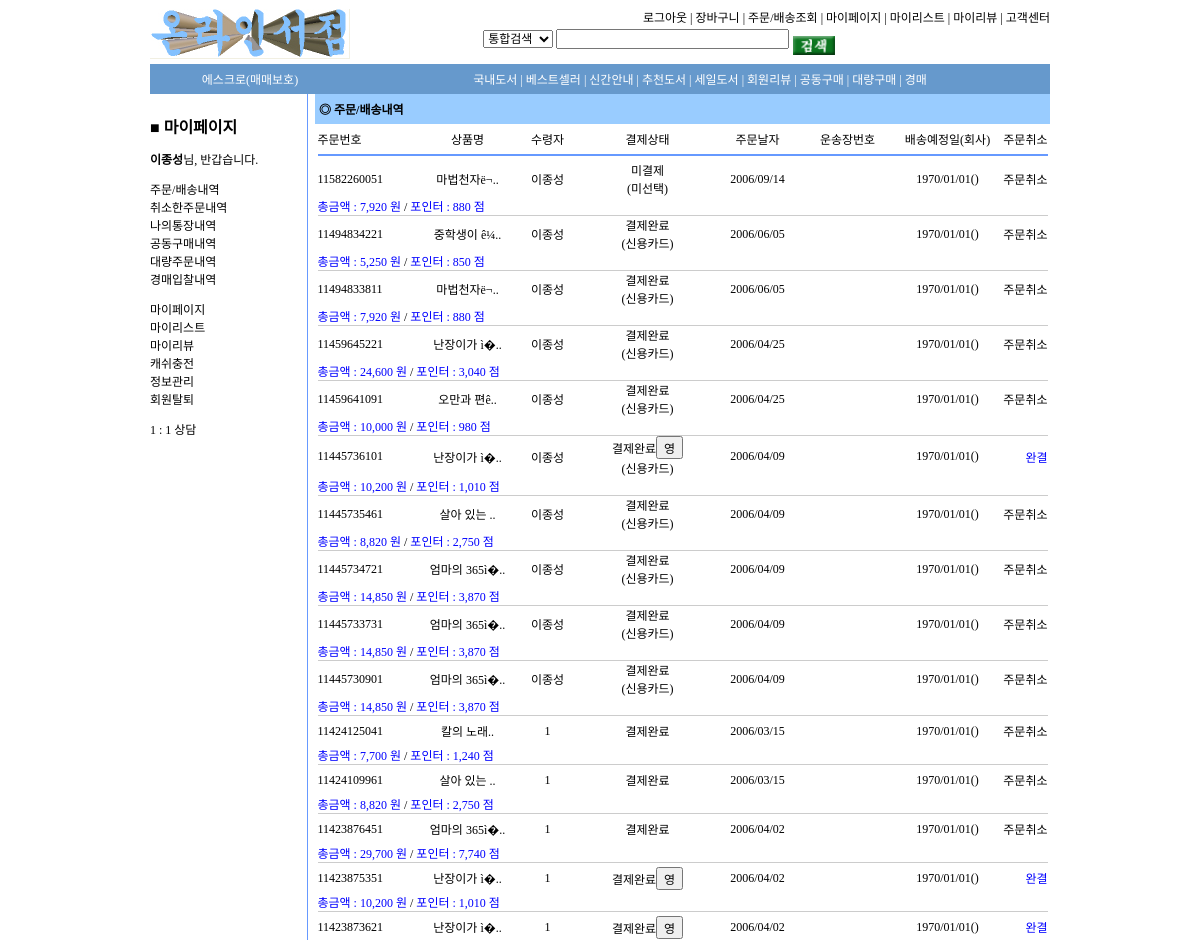
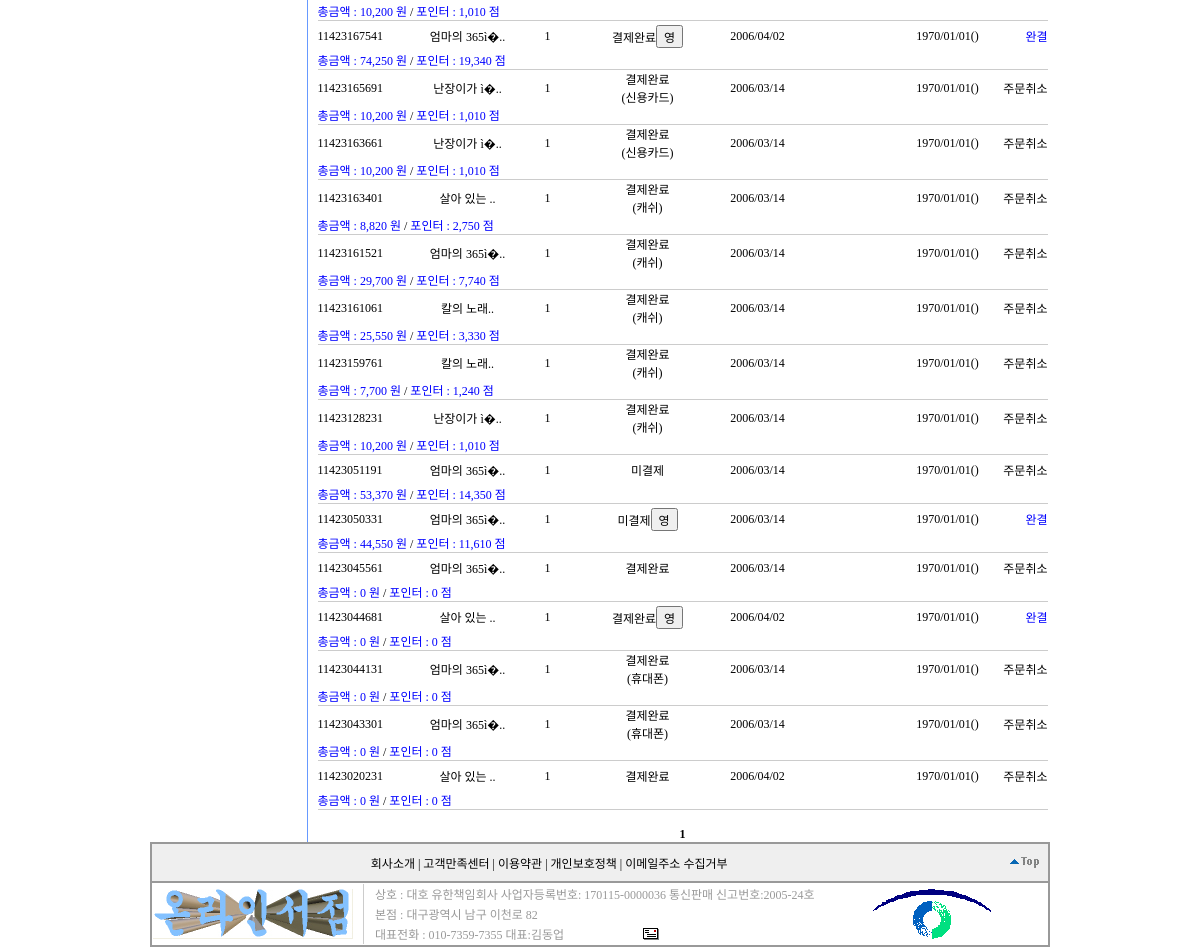
The app's page /MyPageOT.php (signed in) with its own data (2 pictures, top to bottom).
### tables this page shows
CREATE TABLE `myorder` (
  `id` int(11) NOT NULL auto_increment,
  `ordernum` varchar(20) NOT NULL default '',
  `orderer` varchar(20) NOT NULL default '',
  `ordername` varchar(50) NOT NULL default '',
  `allcash` int(11) NOT NULL default '0',
  `allpoint` int(11) NOT NULL default '0',
  `pwd` varchar(20) NOT NULL default '',
  `tel1` varchar(4) NOT NULL default '',
  `tel2` varchar(4) NOT NULL default '',
  `tel3` varchar(4) NOT NULL default '',
  `htel1` varchar(4) NOT NULL default '',
  `htel2` varchar(4) NOT NULL default '',
  `htel3` varchar(4) NOT NULL default '',
  `post1` varchar(10) NOT NULL default '',
  `post2` varchar(30) NOT NULL default '',
  `address` varchar(90) NOT NULL default '',
  `post_num` varchar(90) NOT NULL default '',
  `email` varchar(50) NOT NULL default '',
  `bname` varchar(12) NOT NULL default '',
  `btel1` varchar(4) NOT NULL default '',
  `btel2` varchar(4) NOT NULL default '',
  `btel3` varchar(4) NOT NULL default '',
  `bhtel1` varchar(4) NOT NULL default '',
  `bhtel2` varchar(4) NOT NULL default '',
  `bhtel3` varchar(4) NOT NULL default '',
  `bpost1` varchar(10) NOT NULL default '',
  `bpost2` varchar(30) NOT NULL default '',
  `baddress` varchar(90) NOT NULL default '',
  `bpost_num` varchar(90) NOT NULL default '',
  `bemail` varchar(50) NOT NULL default '',
  `content` varchar(100) default NULL,
  `completion` tinyint(4) NOT NULL default '0',
  `confirmation` tinyint(4) NOT NULL default '0',
  `orderday` int(11) NOT NULL default '0',
  PRIMARY KEY  (`id`),
  KEY `ordernum` (`ordernum`),
  KEY `orderer` (`orderer`),
  KEY `ordername` (`ordername`),
  KEY `confirmation` (`confirmation`),
  KEY `completion` (`completion`)
);

### config/config.php (called while the page is built, shortened)
<?php
$limit50          = 50;
?>

### MyPageOT.php (the view, shortened to what this page needs)
<?php
include "top.php";
include "MyPageLeft.php";
include "config/config.php";
if(!isset($_SESSION['my_member_id'])){$my_member_id ="";} else {$my_member_id = $_SESSION['my_member_id'];}
if(!isset($_REQUEST['fromnum'])){$fromnum =0;} else {$fromnum = $_REQUEST['fromnum'];}
if(!isset($_REQUEST['page'])){$page  =1;} else {$page  = $_REQUEST['page'];}
?>
<table align="center" border="0" cellspacing="0" cellpadding="1" width="735" bordercolordark="white" bordercolorlight="#0072D1">
    <tr>
        <td width="730" height="30" bgcolor="#99CCFF">
            <p>&nbsp;<b>◎ 주문/배송내역</p>
        </td>
    </tr>
</table>
<table align="center" border="0" cellpadding="0" cellspacing="0" width="730">
<tr>
<td width="100" height="30" align="left">주문번호</td>
<td width="100" height="30" align="center">상품명</td>
<td width="60" height="30" align="center">수령자</td>
<td width="140" height="30" align="center">결제상태</td>
<td width="80" height="30" align="center">주문날자</td>
<td width="100" height="30" align="center">운송장번호</td>
<td width="100" height="30" align="center">배송예정일(회사)</td>
<td width="50" height="30" align="right">주문취소</td>
</tr>
<tr><td colspan="8" height="2" bgcolor="#6699FF"></td></tr>
<tr><td colspan="8" height="5"></td></tr>
<?php
if($fromnum == 0 ) $fromnum = 0;
$queryorder=mysqli_query($link,"select * from myorder where confirmation!='0' && orderer!='' && orderer='$my_member_id' order by id desc limit $fromnum,$limit50");
$countall=mysqli_num_rows($queryorder);
$totalpage = ceil($countall / $limit50);
if($countall < 1){
echo "<tr><td colspan=7 height=5>".$my_name. "님의 주문상품이 없습니다.</td></tr>";
} else {
while($roworder=mysqli_fetch_array($queryorder))
{
$querybasket=mysqli_query($link,"select name from basket where ordernum='$roworder[ordernum]' order by id asc limit 1");
$rowbasket=mysqli_fetch_array($querybasket);
$querytrans=mysqli_query($link,"select * from transport where ordernum='$roworder[ordernum]'");
$rowtrans=mysqli_fetch_array($querytrans);
?>
<tr>
<td width="100" height="30"><?php echo $roworder['ordernum']; ?></td>
<td width="100" height="30" align="center">
<?php
$str=$rowbasket['name'];
$length=15;
$str = chop(substr($str, 0, $length));
preg_match('/^([\x00-\x7e]|.{2})*/', $str, $titleok);
echo $titleok[0]."..";
?>
</td>
<td width="60" height="30" align="center"><?php echo $roworder['bname']; ?></td>
<form>
<td width="140" height="30" align="center">
<?php
$ordcomfir=$roworder['confirmation'];
if($ordcomfir > 0 && $ordcomfir < 9){
	echo "결제완료";
}else{
	echo "미결제";
}
if($roworder['completion']=='1'){
?>
<input type="button" Value="영" onClick="window.open ('receipt.php?ordernum=<?php echo $roworder['ordernum']?>', 'new', 'toolbar=no,location=no,directories=no,status=no,menubar=no,scrollbars=auto, resizable=no,copyhistory=no,width=800, height=500')">
<?php
}
if($roworder['confirmation']=='1'){
	echo "<br>(신용카드)"; }
	else if($roworder['confirmation']=='2'){
	echo "<br>(계좌이체)"; }
	else if($roworder['confirmation']=='3'){
	echo "<br>(휴대폰)"; }
	else if($roworder['confirmation']=='4'){
	echo "<br>(ARS)"; }
	else if($roworder['confirmation']=='5'){
	echo "<br>(폰빌)"; }
	else if($roworder['confirmation']=='6'){
	echo "<br>(무통장완료)"; }
	else if($roworder['confirmation']=='8'){
	echo "<br>(캐쉬)"; }
	else if($roworder['confirmation']=='66'){
	echo "<br>(무통장주문)"; }
	else if($roworder['confirmation']=='88'){
	echo "<br>(재주문)"; }
	else if($roworder['confirmation']=='99'){
	echo "<br>(미선택)"; }
?>
</td></form>
<td width="80" height="30" align="center">
<?php
$ordertime=$roworder['orderday'];
$orderyear = date('Y',$ordertime);
$ordermonth = date('m',$ordertime);
$orderday = date('d',$ordertime);
echo $orderyear."/".$ordermonth."/".$orderday;
?>
</td>
<td width="100" height="30" align="center"><?php echo$rowtrans['transnum']; ?></td>
<td width="100" height="30" align="center">
<?php
$transtime=$rowtrans['transday'];
$transyear = date('Y',$transtime);
$transmonth = date('m',$transtime);
$transday = date('d',$transtime);
echo $transyear."/".$transmonth."/".$transday;
?>
(<?php echo $rowtrans['transco']; ?>)
</td>
<td width="50" height="30" align="right">
<?php
if($roworder['completion']=='1'){
	echo "<font color=blue>완결</font>";
}else{
if($roworder['completion']=='7'){
	echo "<font color=red>배송중</font>";
}else{
	?>
<a href=<?php echo $_SERVER['SCRIPT_NAME'] ?>?orderid=<?php echo $roworder['id']?>&mod=orderdel>주문취소</a>
<?php
}
}
?>
</td>
<tr><td colspan="8" height="5">
<font color=blue>총금액 : <?php echo number_format($roworder['allcash']);?> 원</font> / <font color=blue>포인터 : <?php echo number_format($roworder['allpoint']);?> 점</font>
</td></tr>
<tr><td colspan="8" height="1" bgcolor="#CCCCCC"></td></tr>
<?php
}
}
?>
<tr><td colspan="8" height="5"></td></tr>
</table>
<p>
<center><?php echo pagenavigate($page, $totalpage, $_SERVER['SCRIPT_NAME'])?></center>
<?php
include "bottom.php";
?>

### css/stylesheet.css (style rules this page uses)
body, p, td, input, select, textarea { font-size:9pt; }
A:link { text-decoration: none; color:#000000; }

### records on screen
myorder: ordernum "11582260051", titleok "마법천자ë¬", bname "이종성", confirmation "미결제", orderday "2006", orderday "09", orderday "14", transyear "1970", transmonth "01", transday "01", allcash "7,920", allpoint "880"
myorder: ordernum "11494834221", titleok "중학생이 ê¼", bname "이종성", confirmation "결제완료", orderday "2006", orderday "06", orderday "05", transyear "1970", transmonth "01", transday "01", allcash "5,250", allpoint "850"
myorder: ordernum "11494833811", titleok "마법천자ë¬", bname "이종성", confirmation "결제완료", orderday "2006", orderday "06", orderday "05", transyear "1970", transmonth "01", transday "01", allcash "7,920", allpoint "880"
myorder: ordernum "11459645221", titleok "난장이가 ì�", bname "이종성", confirmation "결제완료", orderday "2006", orderday "04", orderday "25", transyear "1970", transmonth "01", transday "01", allcash "24,600", allpoint "3,040"
myorder: ordernum "11459641091", titleok "오만과 편ê", bname "이종성", confirmation "결제완료", orderday "2006", orderday "04", orderday "25", transyear "1970", transmonth "01", transday "01", allcash "10,000", allpoint "980"
myorder: ordernum "11445736101", titleok "난장이가 ì�", bname "이종성", confirmation "결제완료", orderday "2006", orderday "04", orderday "09", transyear "1970", transmonth "01", transday "01", completion "완결", allcash "10,200", allpoint "1,010"
myorder: ordernum "11445735461", titleok "살아 있는", bname "이종성", confirmation "결제완료", orderday "2006", orderday "04", orderday "09", transyear "1970", transmonth "01", transday "01", allcash "8,820", allpoint "2,750"
myorder: ordernum "11445734721", titleok "엄마의 365ì�", bname "이종성", confirmation "결제완료", orderday "2006", orderday "04", orderday "09", transyear "1970", transmonth "01", transday "01", allcash "14,850", allpoint "3,870"
myorder: ordernum "11445733731", titleok "엄마의 365ì�", bname "이종성", confirmation "결제완료", orderday "2006", orderday "04", orderday "09", transyear "1970", transmonth "01", transday "01", allcash "14,850", allpoint "3,870"
myorder: ordernum "11445730901", titleok "엄마의 365ì�", bname "이종성", confirmation "결제완료", orderday "2006", orderday "04", orderday "09", transyear "1970", transmonth "01", transday "01", allcash "14,850", allpoint "3,870"
myorder: ordernum "11424125041", titleok "칼의 노래", bname "1", confirmation "결제완료", orderday "2006", orderday "03", orderday "15", transyear "1970", transmonth "01", transday "01", allcash "7,700", allpoint "1,240"
myorder: ordernum "11424109961", titleok "살아 있는", bname "1", confirmation "결제완료", orderday "2006", orderday "03", orderday "15", transyear "1970", transmonth "01", transday "01", allcash "8,820", allpoint "2,750"
myorder: ordernum "11423876451", titleok "엄마의 365ì�", bname "1", confirmation "결제완료", orderday "2006", orderday "04", orderday "02", transyear "1970", transmonth "01", transday "01", allcash "29,700", allpoint "7,740"
myorder: ordernum "11423875351", titleok "난장이가 ì�", bname "1", confirmation "결제완료", orderday "2006", orderday "04", orderday "02", transyear "1970", transmonth "01", transday "01", completion "완결", allcash "10,200", allpoint "1,010"
myorder: ordernum "11423873621", titleok "난장이가 ì�", bname "1", confirmation "결제완료", orderday "2006", orderday "04", orderday "02", transyear "1970", transmonth "01", transday "01", completion "완결", allcash "10,200", allpoint "1,010"
myorder: ordernum "11423167541", titleok "엄마의 365ì�", bname "1", confirmation "결제완료", orderday "2006", orderday "04", orderday "02", transyear "1970", transmonth "01", transday "01", completion "완결", allcash "74,250", allpoint "19,340"
myorder: ordernum "11423165691", titleok "난장이가 ì�", bname "1", confirmation "결제완료", orderday "2006", orderday "03", orderday "14", transyear "1970", transmonth "01", transday "01", allcash "10,200", allpoint "1,010"
myorder: ordernum "11423163661", titleok "난장이가 ì�", bname "1", confirmation "결제완료", orderday "2006", orderday "03", orderday "14", transyear "1970", transmonth "01", transday "01", allcash "10,200", allpoint "1,010"
myorder: ordernum "11423163401", titleok "살아 있는", bname "1", confirmation "결제완료", orderday "2006", orderday "03", orderday "14", transyear "1970", transmonth "01", transday "01", allcash "8,820", allpoint "2,750"
myorder: ordernum "11423161521", titleok "엄마의 365ì�", bname "1", confirmation "결제완료", orderday "2006", orderday "03", orderday "14", transyear "1970", transmonth "01", transday "01", allcash "29,700", allpoint "7,740"
myorder: ordernum "11423161061", titleok "칼의 노래", bname "1", confirmation "결제완료", orderday "2006", orderday "03", orderday "14", transyear "1970", transmonth "01", transday "01", allcash "25,550", allpoint "3,330"
myorder: ordernum "11423159761", titleok "칼의 노래", bname "1", confirmation "결제완료", orderday "2006", orderday "03", orderday "14", transyear "1970", transmonth "01", transday "01", allcash "7,700", allpoint "1,240"
myorder: ordernum "11423128231", titleok "난장이가 ì�", bname "1", confirmation "결제완료", orderday "2006", orderday "03", orderday "14", transyear "1970", transmonth "01", transday "01", allcash "10,200", allpoint "1,010"
myorder: ordernum "11423051191", titleok "엄마의 365ì�", bname "1", confirmation "미결제", orderday "2006", orderday "03", orderday "14", transyear "1970", transmonth "01", transday "01", allcash "53,370", allpoint "14,350"
myorder: ordernum "11423050331", titleok "엄마의 365ì�", bname "1", confirmation "미결제", orderday "2006", orderday "03", orderday "14", transyear "1970", transmonth "01", transday "01", completion "완결", allcash "44,550", allpoint "11,610"
myorder: ordernum "11423045561", titleok "엄마의 365ì�", bname "1", confirmation "결제완료", orderday "2006", orderday "03", orderday "14", transyear "1970", transmonth "01", transday "01", allcash "0", allpoint "0"
myorder: ordernum "11423044681", titleok "살아 있는", bname "1", confirmation "결제완료", orderday "2006", orderday "04", orderday "02", transyear "1970", transmonth "01", transday "01", completion "완결", allcash "0", allpoint "0"
myorder: ordernum "11423044131", titleok "엄마의 365ì�", bname "1", confirmation "결제완료", orderday "2006", orderday "03", orderday "14", transyear "1970", transmonth "01", transday "01", allcash "0", allpoint "0"
myorder: ordernum "11423043301", titleok "엄마의 365ì�", bname "1", confirmation "결제완료", orderday "2006", orderday "03", orderday "14", transyear "1970", transmonth "01", transday "01", allcash "0", allpoint "0"
myorder: ordernum "11423020231", titleok "살아 있는", bname "1", confirmation "결제완료", orderday "2006", orderday "04", orderday "02", transyear "1970", transmonth "01", transday "01", allcash "0", allpoint "0"

### other values on screen
$my_name "이종성"
